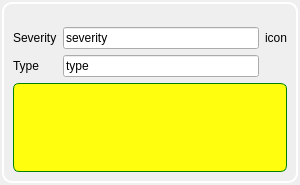
<?xml version="1.0" encoding="UTF-8"?>
<ui version="4.0">
 <class>InfoWindow</class>
 <widget class="QWizardPage" name="InfoWindow">
  <property name="geometry">
   <rect>
    <x>0</x>
    <y>0</y>
    <width>300</width>
    <height>185</height>
   </rect>
  </property>
  <property name="windowTitle">
   <string>WizardPage</string>
  </property>
  <property name="styleSheet">
   <string notr="true">QFrame#fr_InfoWindow {
	border-style: solid;
	border-width: 2px;
	border-radius: 10px;
	border-color: white;
}

QStackedWidget {
	font-family: arial-rounded;
	font: bold 10px;
	color: white; /** font not in text edit **/
}

QPushButton {
	background-color: transparent;
	border-style: solid;
	border-width: 0px;
	border-radius:3px;
	border-color: green;
    max-height:20px;
}

QTextEdit {
	background-color: rgba(255, 255, 0, 240); /* transparent yellow */
	border-style: solid;
	border-width:1px;
	border-radius:6px;
	border-color: green;
	opacity: 0.5;
	color: black; /** font **/
}</string>
  </property>
  <property name="title">
   <string>Information</string>
  </property>
  <layout class="QVBoxLayout" name="vl_InfoWindow">
   <property name="spacing">
    <number>2</number>
   </property>
   <property name="leftMargin">
    <number>2</number>
   </property>
   <property name="topMargin">
    <number>2</number>
   </property>
   <property name="rightMargin">
    <number>2</number>
   </property>
   <property name="bottomMargin">
    <number>2</number>
   </property>
   <item>
    <widget class="QFrame" name="fr_InfoWindow">
     <property name="frameShape">
      <enum>QFrame::StyledPanel</enum>
     </property>
     <property name="frameShadow">
      <enum>QFrame::Raised</enum>
     </property>
     <layout class="QVBoxLayout" name="vl_layoutInfoFrame">
      <property name="spacing">
       <number>0</number>
      </property>
      <property name="leftMargin">
       <number>0</number>
      </property>
      <property name="topMargin">
       <number>0</number>
      </property>
      <property name="rightMargin">
       <number>0</number>
      </property>
      <property name="bottomMargin">
       <number>0</number>
      </property>
      <item alignment="Qt::AlignRight">
       <widget class="QPushButton" name="pb_Close">
        <property name="sizePolicy">
         <sizepolicy hsizetype="Fixed" vsizetype="Fixed">
          <horstretch>0</horstretch>
          <verstretch>0</verstretch>
         </sizepolicy>
        </property>
        <property name="maximumSize">
         <size>
          <width>20</width>
          <height>20</height>
         </size>
        </property>
        <property name="text">
         <string/>
        </property>
        <property name="icon">
         <iconset resource="blackgui.qrc">
          <normaloff>:/blackgui/icons/close.png</normaloff>:/blackgui/icons/close.png</iconset>
        </property>
       </widget>
      </item>
      <item>
       <widget class="QStackedWidget" name="sw_DifferentModes">
        <property name="currentIndex">
         <number>2</number>
        </property>
        <widget class="QWidget" name="pg_StringMessage">
         <layout class="QVBoxLayout" name="verticalLayout">
          <item>
           <widget class="QTextEdit" name="te_StringMessage">
            <property name="readOnly">
             <bool>true</bool>
            </property>
           </widget>
          </item>
         </layout>
        </widget>
        <widget class="QWidget" name="pg_TextMessage">
         <layout class="QVBoxLayout" name="verticalLayout_2">
          <item>
           <layout class="QGridLayout" name="gl_TextMessage">
            <item row="0" column="2">
             <widget class="QLabel" name="lbl_TmTo">
              <property name="text">
               <string>To</string>
              </property>
             </widget>
            </item>
            <item row="1" column="0">
             <widget class="QLabel" name="label">
              <property name="text">
               <string>Received</string>
              </property>
             </widget>
            </item>
            <item row="1" column="1">
             <widget class="QLineEdit" name="le_TmReceived"/>
            </item>
            <item row="0" column="0">
             <widget class="QLabel" name="lbl_TmFrom">
              <property name="text">
               <string>From</string>
              </property>
             </widget>
            </item>
            <item row="0" column="3">
             <widget class="QLineEdit" name="le_TmTo">
              <property name="readOnly">
               <bool>true</bool>
              </property>
             </widget>
            </item>
            <item row="0" column="1">
             <widget class="QLineEdit" name="le_TmFrom">
              <property name="readOnly">
               <bool>true</bool>
              </property>
             </widget>
            </item>
            <item row="2" column="1" colspan="3">
             <widget class="QTextEdit" name="te_TmText"/>
            </item>
           </layout>
          </item>
         </layout>
        </widget>
        <widget class="QWidget" name="pg_StatusMessage">
         <layout class="QVBoxLayout" name="verticalLayout_3">
          <item>
           <layout class="QGridLayout" name="gl_StatusMessage">
            <item row="2" column="0">
             <widget class="QLabel" name="lbl_SmType">
              <property name="text">
               <string>Type</string>
              </property>
             </widget>
            </item>
            <item row="1" column="1">
             <widget class="QLineEdit" name="le_SmSeverity">
              <property name="text">
               <string>severity</string>
              </property>
              <property name="readOnly">
               <bool>true</bool>
              </property>
             </widget>
            </item>
            <item row="2" column="1">
             <widget class="QLineEdit" name="le_SmType">
              <property name="text">
               <string>type</string>
              </property>
              <property name="readOnly">
               <bool>true</bool>
              </property>
             </widget>
            </item>
            <item row="3" column="0" colspan="3">
             <widget class="QTextEdit" name="te_SmStatusMessage">
              <property name="readOnly">
               <bool>true</bool>
              </property>
             </widget>
            </item>
            <item row="1" column="0">
             <widget class="QLabel" name="lbl_SmSeverity">
              <property name="text">
               <string>Severity</string>
              </property>
             </widget>
            </item>
            <item row="1" column="2">
             <widget class="QLabel" name="lbl_SmSeverityIcon">
              <property name="text">
               <string>icon</string>
              </property>
             </widget>
            </item>
           </layout>
          </item>
         </layout>
        </widget>
       </widget>
      </item>
     </layout>
    </widget>
   </item>
  </layout>
 </widget>
 <resources>
  <include location="blackgui.qrc"/>
 </resources>
 <connections/>
</ui>
